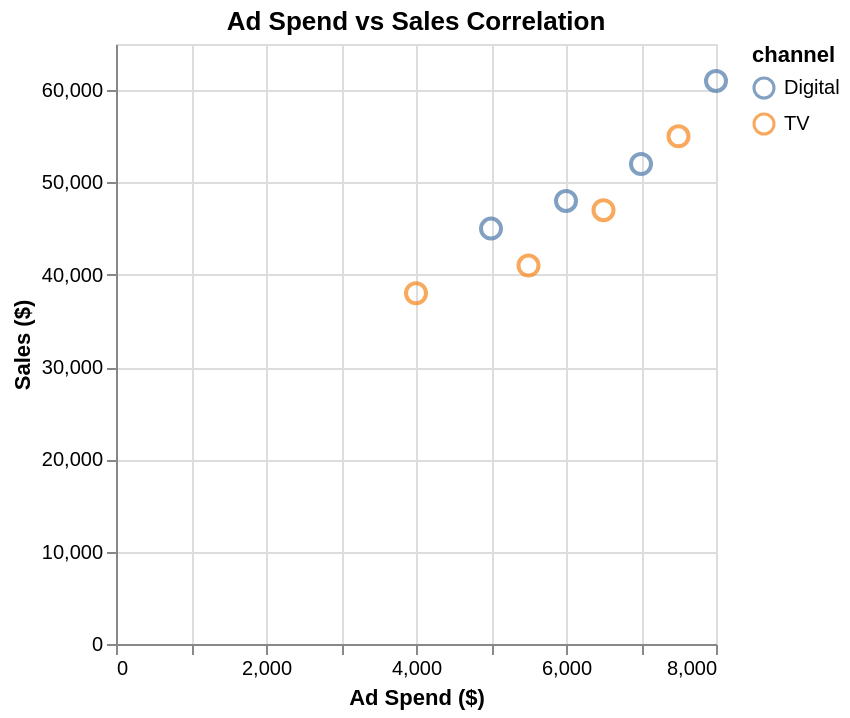

Here is the Vega-Lite specification saved for this chart:
### Vega-Lite specification from a JSON file in a GitHub repository (floating-point values rounded to 4 significant figures)
{"$schema": "https://vega.github.io/schema/vega-lite/v5.json", "description": "Advertising spend vs Sales correlation", "data": {"values": [{"adSpend": 5000, "sales": 45000, "channel": "Digital"}, {"adSpend": 7000, "sales": 52000, "channel": "Digital"}, {"adSpend": 6000, "sales": 48000, "channel": "Digital"}, {"adSpend": 8000, "sales": 61000, "channel": "Digital"}, {"adSpend": 4000, "sales": 38000, "channel": "TV"}, {"adSpend": 6500, "sales": 47000, "channel": "TV"}, {"adSpend": 5500, "sales": 41000, "channel": "TV"}, {"adSpend": 7500, "sales": 55000, "channel": "TV"}]}, "mark": "point", "encoding": {"x": {"field": "adSpend", "type": "quantitative", "axis": {"title": "Ad Spend ($)"}}, "y": {"field": "sales", "type": "quantitative", "axis": {"title": "Sales ($)"}}, "color": {"field": "channel", "type": "nominal"}, "size": {"value": 100}}, "title": "Ad Spend vs Sales Correlation"}
